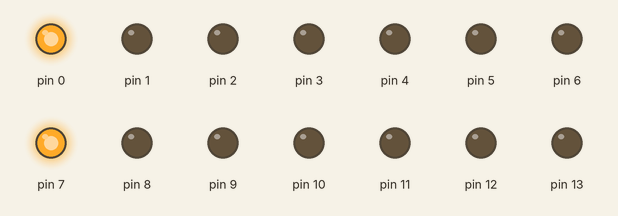
The sketch below on a simulated Arduino Uno, built with avr-gcc and run on an emulated ATmega328P. Parts: output pins drawn as LEDs (lit = HIGH).

Above: at 0.2 s.
At 1.7 s:
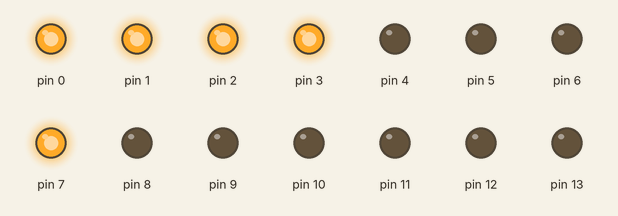
At 2.7 s:
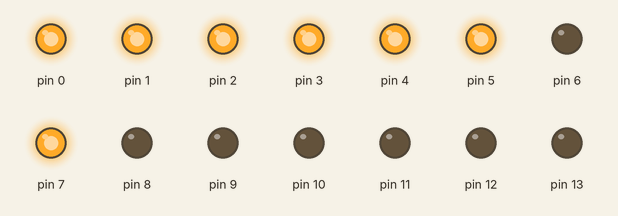
At 3.7 s:
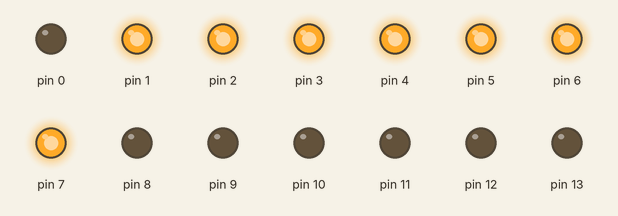
At 5.7 s:
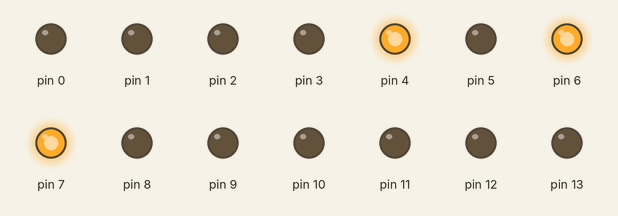
At 7.7 s:
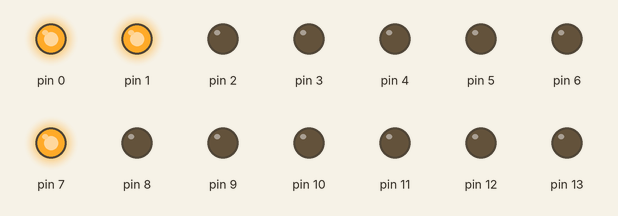
Timing chart, 0 to 8.1 s (numbered marks = the images above):
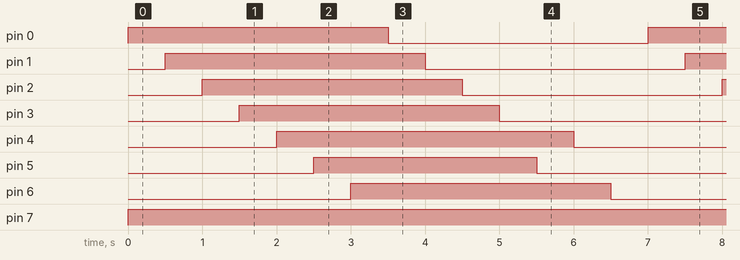

Measured:
- by itself, pin 0–3, pin 6: alternates HIGH for 3.5 s and LOW for 3.5 s
- by itself, pin 4: alternates HIGH for 4.0 s and LOW for 3.0 s
- by itself, pin 5: alternates HIGH for 3.0 s and LOW for 4.0 s
- by itself, pin 7: LOW → HIGH at 0.00 s

The sketch:

sketchproject1_oct4a.ino
```cpp
#define SEG_DATA_DIR DDRD
#define SEG_CTRL_DIR DDRB
#define SEG_DATA  PORTD
#define SEG_CTRL  PORTB

unsigned char sev_seg[14]  {0x81,0x83,0x87,0x8f,0x9f,0xbf,0xff,0xfe,0xfc,0xf8,0xf0,0xd0,0xc0,0x80};//86- - 1000 0110

void setup() {
  SEG_DATA_DIR = 0xff;
  SEG_CTRL_DIR = 0xff;
}

void loop() {
 unsigned char j;
 for(j=0;j<14;j++)
 {
  SEG_DATA = sev_seg[j];
  delay(500);
 }

}
```
